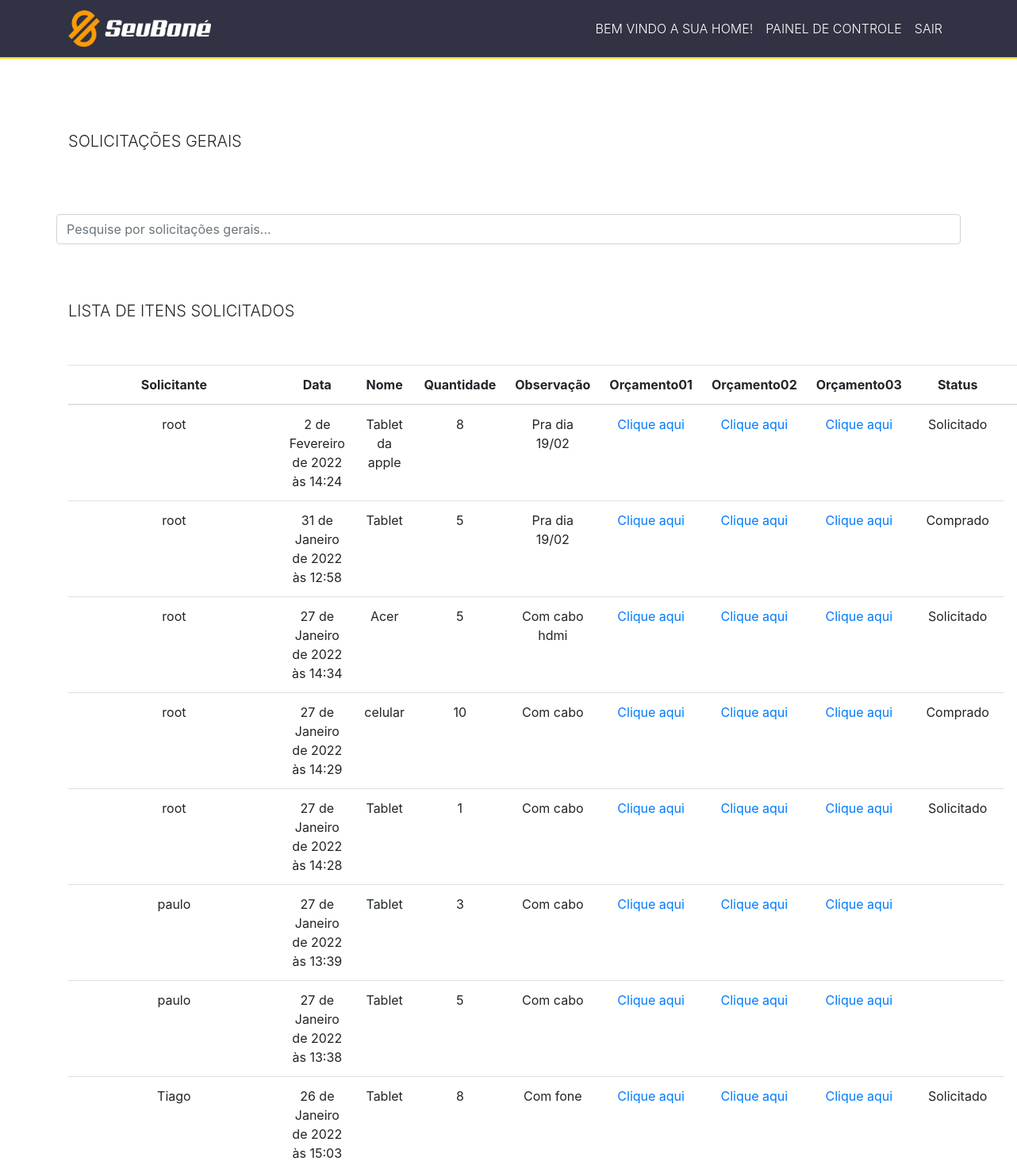
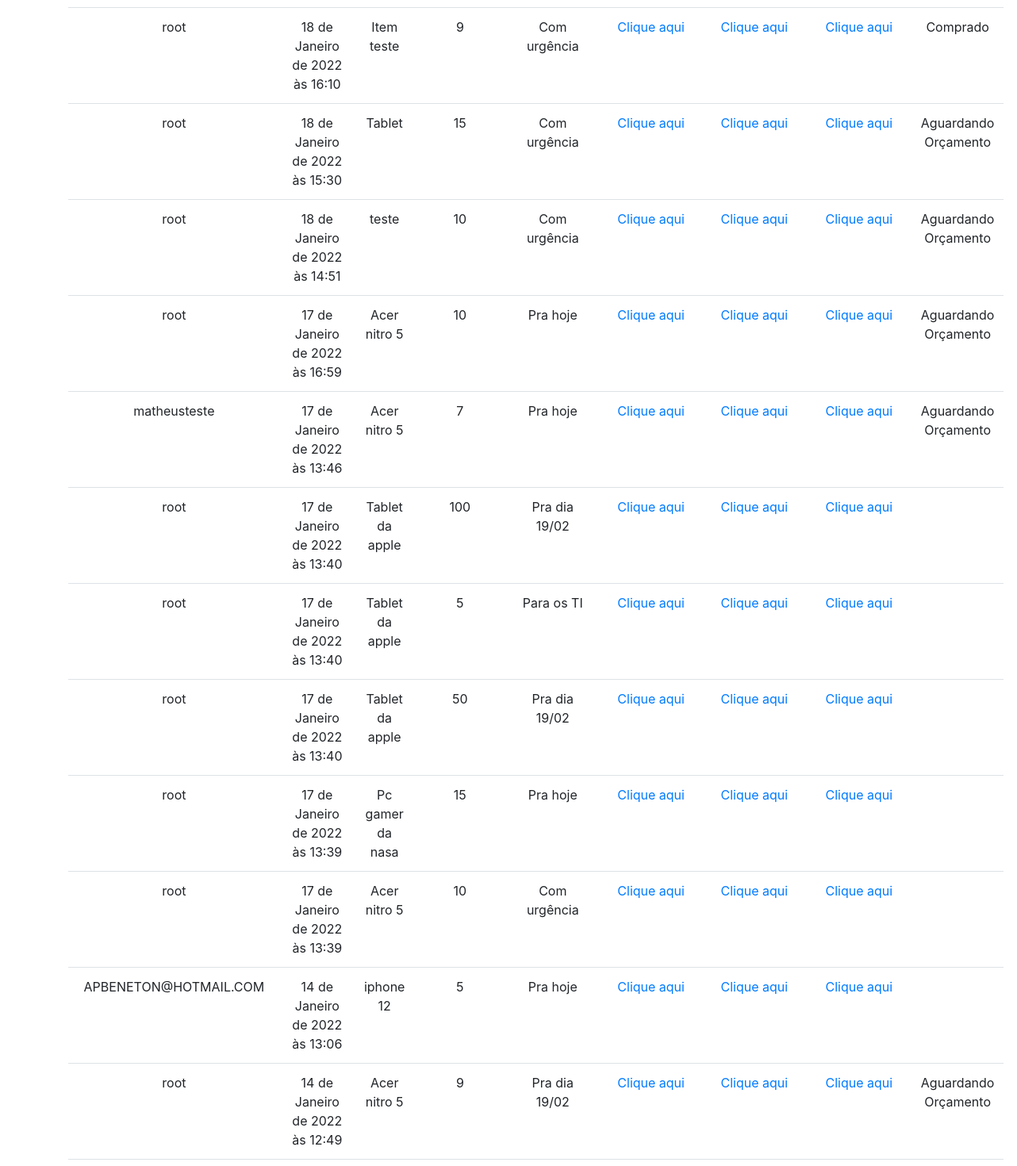
The app's page /solicitacoesGerais/ (signed in, upper part), older data (2 pictures, top to bottom).
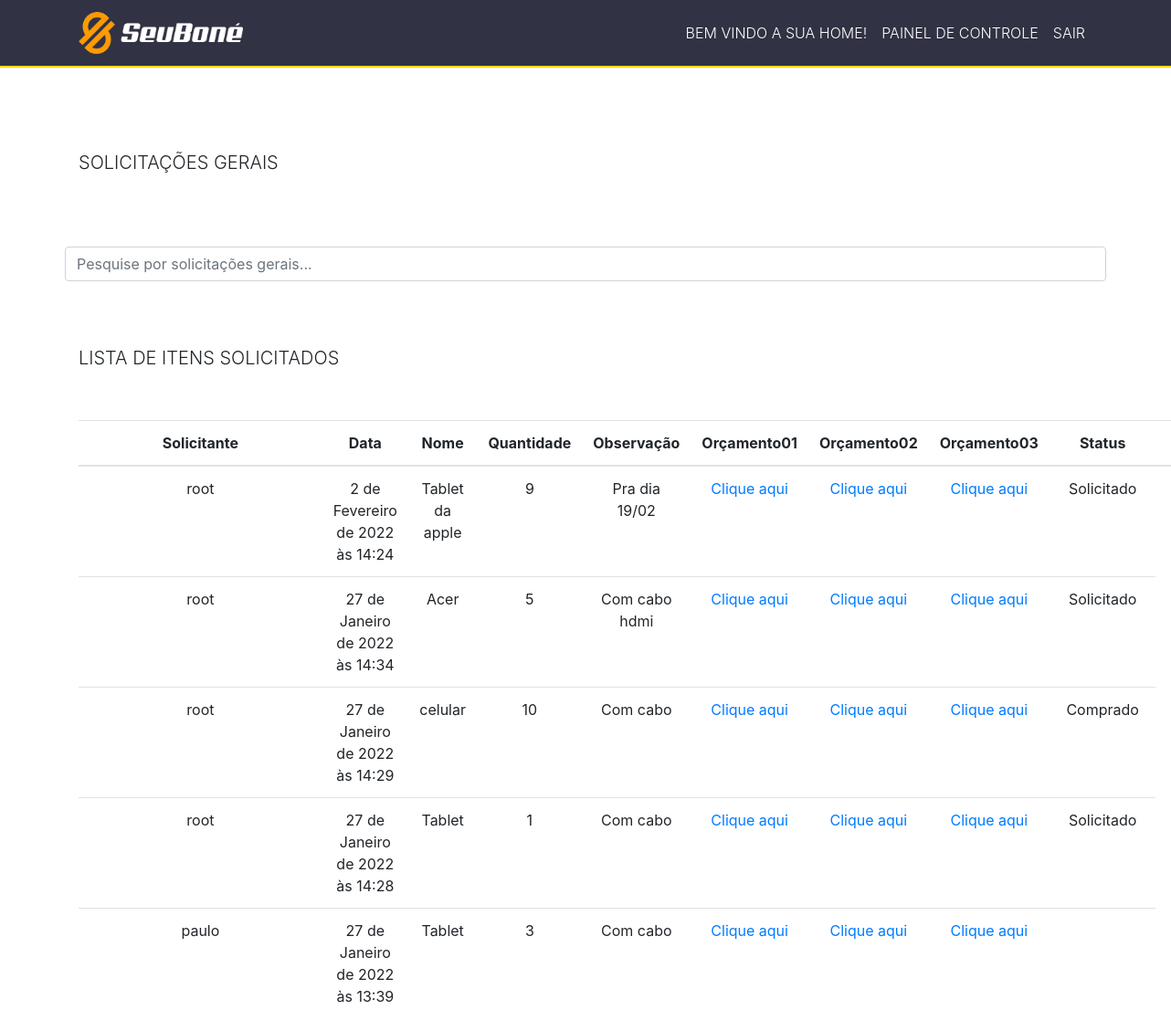
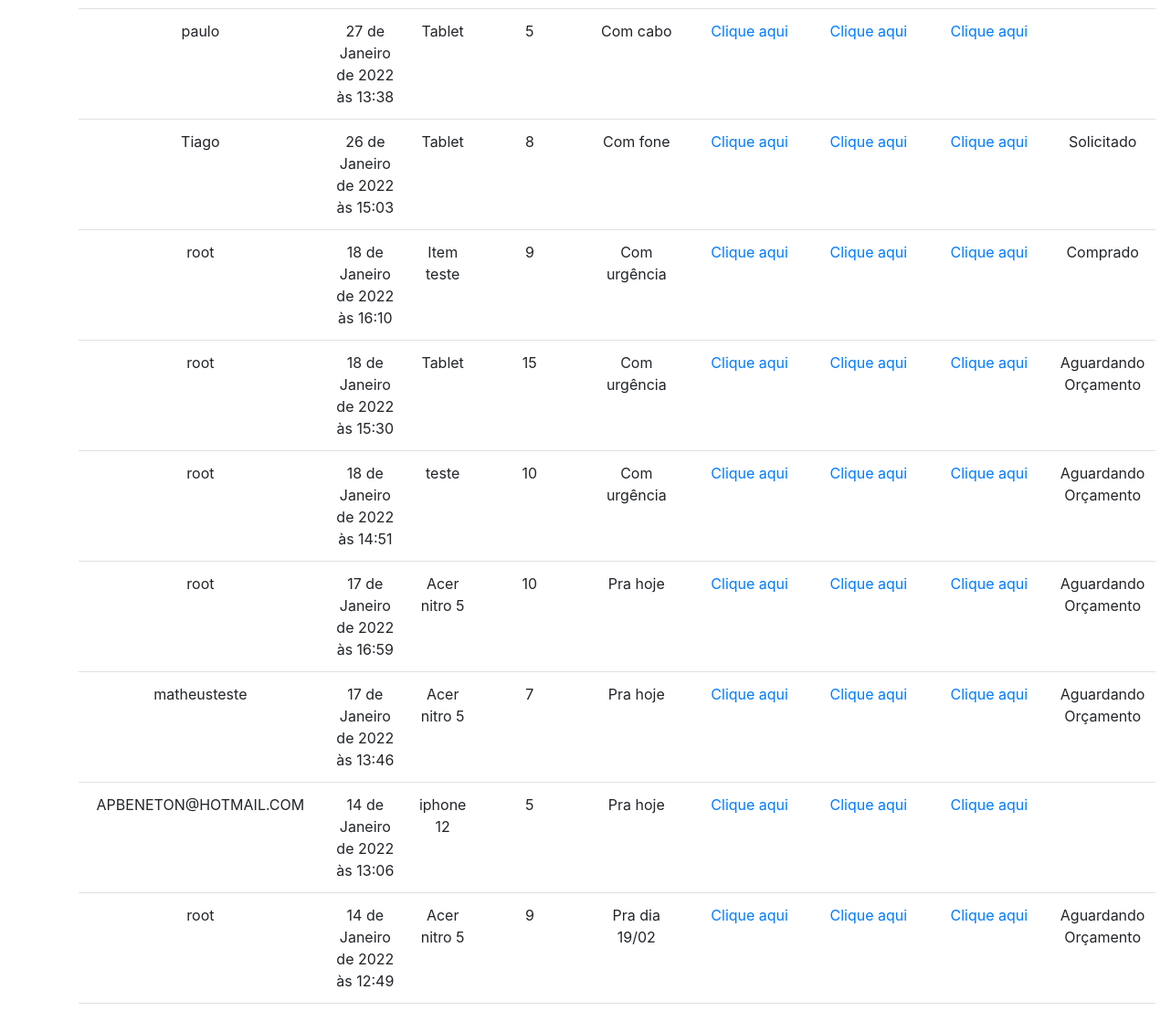
The same page, newer data (2 pictures, top to bottom).
### tasks/models.py (models this page shows, shortened)
class Task(models.Model):
    STATUS = (
        ('solicitado', 'Solicitado'),
        ('Comprado', 'Comprado'),
        ('Aguardando Orçamento', 'Aguardando Orçamento'),
        ('Recebido', 'Recebido'),
    )
    nomeItem = models.CharField("Nome do item: ", max_length=255)
    quantidade = models.IntegerField(blank=True, null=True)
    observação = models.CharField(max_length=255, null=True)
    orçamento01 = models.FileField(upload_to='', blank=True, null=True) #onde o upload irá ficar tem que ser definido no Media_Root (settigns.py do projeto todo) (quando o site tiver no servidor deve se especificar uma outra pasta)
    orçamento02 = models.FileField(upload_to='', blank=True, null=True)
    orçamento03 = models.FileField(upload_to='', blank=True, null=True)
    status = models.CharField(
        max_length=22, #aqui precisa ficar o nmr máximo de caracteres que o status terá (ou seja colocamos o nmr máximo da maior palavra)
        choices=STATUS,
    )
    user = models.ForeignKey(get_user_model(), on_delete=models.CASCADE) #aqui será armazenado o id do usuário então iremos filtrar as solicitações de cada usuário para que cada usuário veja somente as suas.
    created_at = models.DateTimeField(auto_now_add=True)
    updated_at =models.DateTimeField(auto_now=True)

### tasks/views.py (the view)
# urls.py: path('solicitacoesGerais/', views.solicitacoesGerais, name="solicitacoesGerais"),
@login_required
def solicitacoesGerais(request):
    tasks_list = Task.objects.all().order_by('-created_at')
    return render(request, 'tasks/gerais.html', {'tasks': tasks_list})

### tasks/templates/tasks/gerais.html (shortened to what this page needs)
{% extends 'base.html' %}
{% block content %}
<br>
<br>
<br>
<h5 class=" container text-uppercase font-weight-light text-monospace">Solicitações gerais</h5>
<br>
<br>
<br>
<div class="col-12 container ajustePesquisar" >
    <input class="form-control container" id="myInput" type="text" placeholder="Pesquise por solicitações gerais..." >
 </div>
 <br>
<br>
<br>
<div class="container" >
<h5 class="text-uppercase font-weight-light text-monospace">Lista de itens solicitados</h5>
</div>
<br>
<br>
<div class="container" >
<div class="tabela">
<table class="table">
<thead>
<tr>
    <th style="text-align: center;" >Solicitante</th>
    <th style="text-align: center;" >Data</th>
    <th style="text-align: center;" >Nome</th>
    <th style="text-align: center;" >Quantidade</th>
    <th style="text-align: center;" >Observação</th>
    <th style="text-align: center;" >Orçamento01</th>
    <th style="text-align: center;" >Orçamento02</th>
    <th style="text-align: center;" >Orçamento03</th>
    <th style="text-align: center;" >Status</th>
    <th></th>
</tr>
</thead>
<tbody id="myTable" class="alinhar">
{% for task in tasks %}
<tr>
    <td style="text-align: center;" >{{task.user}}</td>
    <td style="text-align: center;" >{{task.created_at}}</td>
    <td style="text-align: center;" >{{task.nomeItem}}</td>
    <td style="text-align: center;" >{{task.quantidade}}</td>
    <td style="text-align: center;" >{{task.observação}}</td>
    <td style="text-align: center;" ><a href="/midia/{{task.orçamento01}}" >Clique aqui</a></td>
    <td style="text-align: center;" ><a href="/midia/{{task.orçamento02}}" >Clique aqui</a></td>
    <td style="text-align: center;" ><a href="/midia/{{task.orçamento03}}" >Clique aqui</a></td>
    <td style="text-align: center;" >{{task.status}}</a></td>
</tr>
{% endfor %}
</tbody>
</table>
<br>
<br>
<br>
<br>
<br>
<br>
<br>
<br>
</div>
</div>
{% endblock %}

### tasks/templates/base.html (shortened to what this page needs)
{% load static %}
<!DOCTYPE html>
<html lang="en">
<head>
	<link rel="stylesheet" href="https://maxcdn.bootstrapcdn.com/bootstrap/4.0.0/css/bootstrap.min.css">
    <link rel="stylesheet" href="{% static 'css/styles.css' %}">
</head>
<body>
    <nav class="navbar navbar-expand-lg" id="menu">
        <div class="container">
                <a class="navbar-brand" href="">
                    <img src="../static/img/sbbranco.webp" href="/" width="180"  alt="Logo">
                </a>
                <div class="add">
                    <div class="collapse navbar-collapse menu" id="navbarTogglerDemo03">
                        <ul class="navbar-nav mr-auto mt-2 mt-lg-0 ">
                            {% if user.is_authenticated %}
                            <li class="nav-item active">
                                <a style="color: #fff;" class="nav-link text-uppercase font-weight-light text-monospace">Bem vindo a sua Home!</span></a>
                            </li>
                            <li class="nav-item">
                                <a style="color: #fff;" class="nav-link text-uppercase font-weight-light text-monospace" href="https://control-interno.herokuapp.com/admin/">Painel de controle</a>
                            </li>
                            {% if user.is_authenticated %}
                              <li class="nav-item">
                                  <a style="color: #fff;" class="nav-link text-uppercase font-weight-light text-monospace" href="/accounts/logout">Sair</a>
                              </li>
                            {% endif %}
                            {% else %}
                            <li class="nav-item">
                                <a class="nav-link" href="/accounts/login">Entrar</a>
                            </li>
                            {% endif %}
                        </ul>
                    </div>
                </div>
        </div>
    </nav>
    {% block content %}
    {% endblock %}
    <link href="https://maxcdn.bootstrapcdn.com/bootstrap/4.0.0/css/bootstrap.min.css" rel="stylesheet"/>
</body>
</html>

### tasks/templates/base.html (style rules this page uses)
.navbar { border-bottom: 1px solid #333; margin-bottom: 20px; }
.navbar-nav { margin: auto; }
.navbar-brand { font-weight: bold; }
#menu { background-color: rgb(49, 50, 67); border-bottom: 2px solid #FFD700; }
html, body { background-color: #ffffff; }

Row changes from the older to the newer data that the page shows:
removed Task: user "root", created_at "31 de Janeiro de 2022 às 12:58", nomeItem "Tablet", quantidade "5", observação "Pra dia 19/02", status "Comprado"
removed Task: user "root", created_at "17 de Janeiro de 2022 às 13:40", nomeItem "Tablet da apple", quantidade "100", observação "Pra dia 19/02"
removed Task: user "root", created_at "17 de Janeiro de 2022 às 13:40", nomeItem "Tablet da apple", quantidade "5", observação "Para os TI"
removed Task: user "root", created_at "17 de Janeiro de 2022 às 13:40", nomeItem "Tablet da apple", quantidade "50", observação "Pra dia 19/02"
removed Task: user "root", created_at "17 de Janeiro de 2022 às 13:39", nomeItem "Pc gamer da nasa", quantidade "15", observação "Pra hoje"
removed Task: user "root", created_at "17 de Janeiro de 2022 às 13:39", nomeItem "Acer nitro 5", quantidade "10", observação "Com urgência"
changed Task "2 de Fevereiro de 2022 às 14:24": quantidade "8" → "9"
